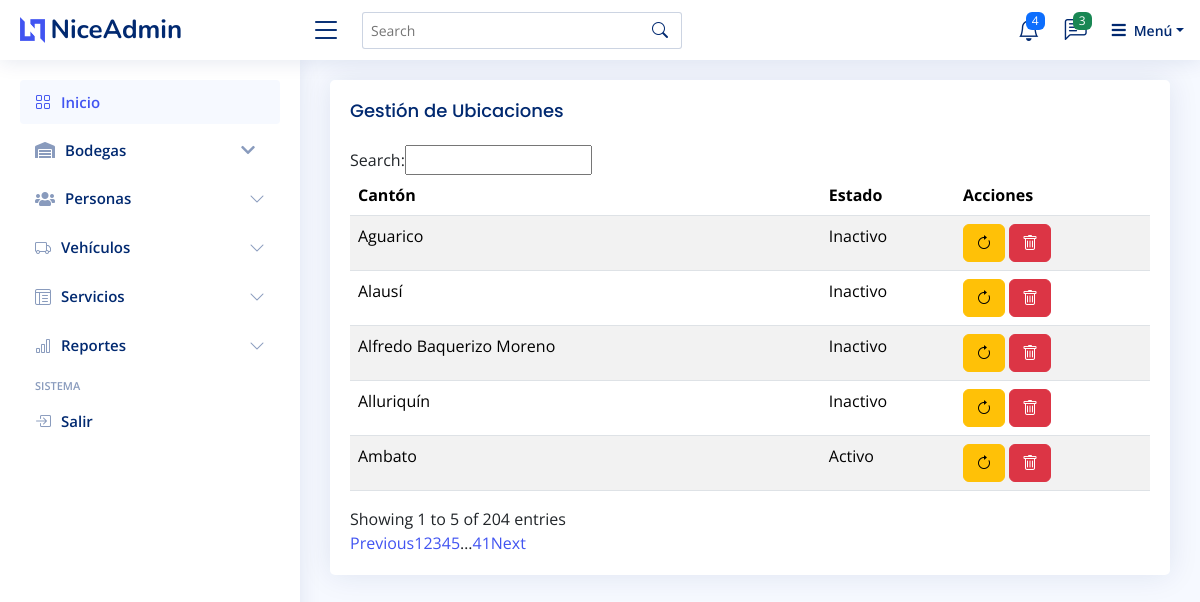
The app's page /app/?p=ubicaciones (signed in) with its own data.
### tables this page shows
CREATE TABLE `ubicaciones` (
  `id` int(11) NOT NULL,
  `canton` varchar(250) NOT NULL,
  `estado` int(1) NOT NULL
);

### app/ubicaciones.php (the view, shortened to what this page needs)
<?php
require_once 'conexion.php';
$sql = "SELECT * FROM ubicaciones";
$query = $pdo->prepare($sql);
$query->execute();
$resultado = $query->fetchAll();
?>
<main id="main" class="main">
  <section class="section">
    <div class="row">
      <div class="col-lg-12">
        <div class="card">
          <div class="card-body">
            <h5 class="card-title">Gestión de Ubicaciones</h5>
            <table class="table table-striped" id="tabla_ubicaciones">
              <thead>
                <tr>
                  <th>Cantón</th>
                  <th>Estado</th>
                  <th>Acciones</th>
                </tr>
              </thead>
              <tbody>
                <?php foreach ($resultado as $dato): ?>
                <tr>
                  <td name="canton"><?php echo $dato['canton']; ?></td>
                  <td name="estado"><?php echo $dato['estado'] == 1 ? 'Activo' : 'Inactivo'; ?></td>
                  <td>
                    <a href="?p=ubicaciones&id=<?php echo $dato['id']; ?>" class="btn btn-warning"><i
                        class="bi bi-arrow-clockwise"></i></a>
                    <a href="?p=eliminar_ubicacion&id=<?php echo $dato['id']; ?>" class="btn btn-danger"><i
                        class="bi bi-trash"></i></a>
                </tr>
                <?php endforeach ?>
              </tbody>
            </table>
          </div>
        </div>
      </div>
    </div>
  </section>
</main>

### app/assets/css/style.css (style rules this page uses)
:root { scroll-behavior: smooth; }
body { font-family: "Open Sans", sans-serif; background: #f6f9ff; color: #444444; }
a { color: #4154f1; text-decoration: none; }
h1, h2, h3, h4, h5, h6 { font-family: "Nunito", sans-serif; }
#main { margin-top: 60px; padding: 20px 30px; transition: all 0.3s; }
.card { margin-bottom: 30px; border: none; border-radius: 5px; box-shadow: 0px 0 30px rgba(1, 41, 112, 0.1); }
.card-title { padding: 20px 0 15px 0; font-size: 18px; font-weight: 500; color: #012970; font-family: "Poppins", sans-serif; }
.card-body { padding: 0 20px 20px 20px; }
@media (min-width: 1200px) { #main, #footer { margin-left: 300px; } }

### records on screen
ubicaciones: canton "Aguarico", estado "Inactivo"
ubicaciones: canton "Alluriquín", estado "Inactivo"
ubicaciones: canton "Alfredo Baquerizo Moreno", estado "Inactivo"
ubicaciones: canton "Ambato", estado "Activo"
ubicaciones: canton "Alausí", estado "Inactivo"
